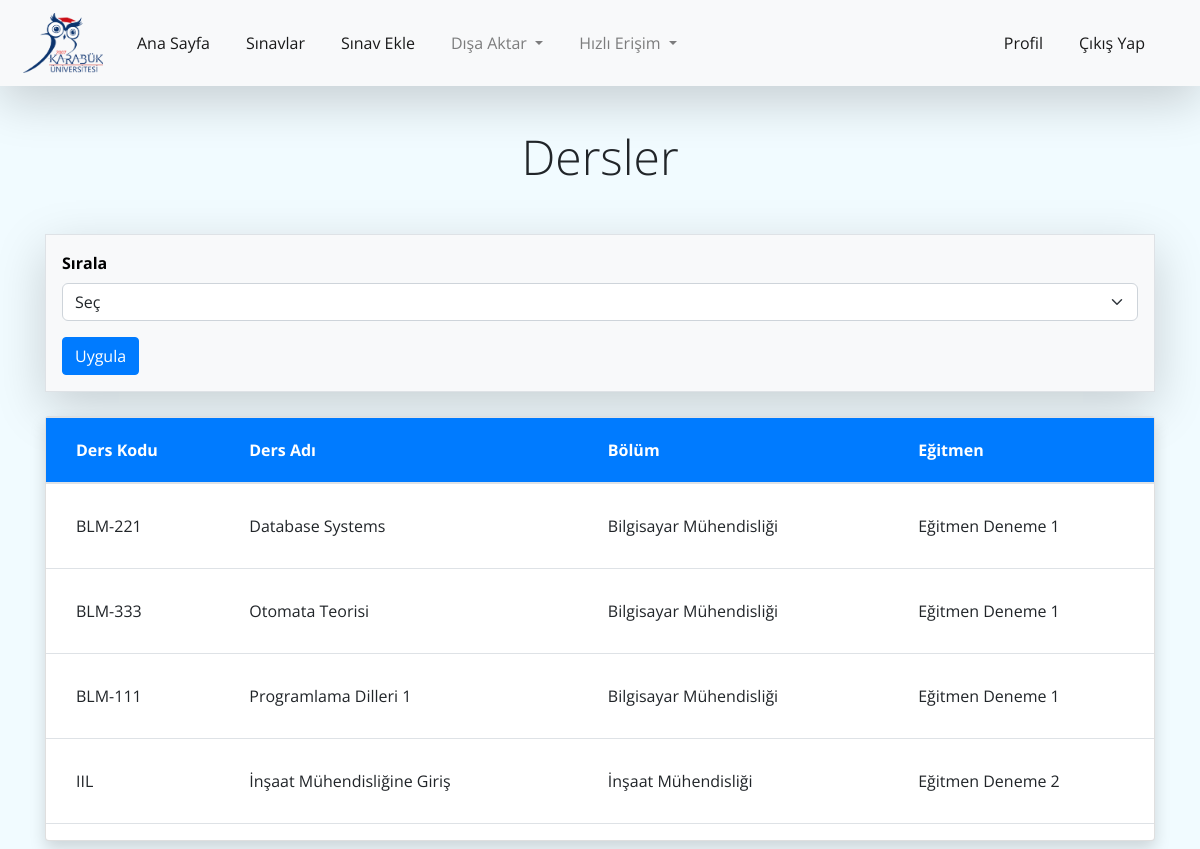
The page /course-list (signed in) on the database its author committed.
### university/models.py (models this page shows, shortened)
class Course(models.Model):
    course_code = models.CharField(max_length=50, unique=True)
    course_name = models.CharField(max_length=150, unique=True)
    unit = models.ManyToManyField(Unit, related_name="courses")
    department = models.ForeignKey(
        Department, on_delete=models.SET_NULL, null=True, related_name="courses")
    instructor = models.ForeignKey(
        Instructor, on_delete=models.SET_NULL, null=True, related_name="courses")
    student_count = models.IntegerField(default=0)
    slug = models.SlugField(max_length=100, blank=True, editable=False)

class Department(models.Model):
    department_name = models.CharField(max_length=150, unique=True)
    building = models.ForeignKey(Building,
                                 max_length=150, on_delete=models.SET_NULL, null=True, related_name="departments")
    slug = models.SlugField(max_length=100, blank=True, editable=False)
    def __str__(self):
        return self.department_name

### instructor/models.py (models this page shows, shortened)
class Instructor(AbstractBaseUser):
    email = models.EmailField(verbose_name="email", max_length=90, unique=True)
    first_name = models.CharField(verbose_name="first name", max_length=200)
    last_name = models.CharField(verbose_name="last name", max_length=200)
    department = models.ForeignKey("university.Department", on_delete=models.SET_NULL,
                                   null=True, default="", blank=True, verbose_name="department")
    phone = models.CharField(verbose_name="phone", max_length=20)
    date_joined = models.DateTimeField(
        verbose_name="date joined", auto_now_add=True)
    last_login = models.DateTimeField(
        verbose_name="last login", auto_now=True)
    is_instructor = models.BooleanField(default=False, blank=True, null=True)
    is_admin = models.BooleanField(default=False)
    is_active = models.BooleanField(default=True)
    is_staff = models.BooleanField(default=False)
    is_superuser = models.BooleanField(default=False)
    profile_image = models.ImageField(
        upload_to="profile_images", blank=True, null=True, default="/default_images/default_profile.png")
    objects = MyAccountManager()
    USERNAME_FIELD = 'email'
    REQUIRED_FIELDS = ['first_name', 'last_name']
    def full_name(self):
        return f'{self.first_name} {self.last_name}'
    def get_absolute_url(self):
        return reverse("profile", args=[self.id])
    def __str__(self):
        return self.full_name()

### university/views.py (the view)
# urls.py: path('course-list', login_required(views.course_list), name='course-list'),
def course_list(request):
    context = {}
    courses = Course.objects.all()
    context['courses'] = courses.order_by("course_name")
    if request.method == 'POST':
        order_method = request.POST['order_by']
        context['courses'] = courses.order_by(order_method)
    return render(request, 'university/course_list.html', context)

### university/templates/university/course_list.html (shortened to what this page needs)
{% extends 'base.html' %} {% load static %} {% block title %}Dersler {% endblock%}
{% block links %}
<link rel="stylesheet" href="{% static 'university/course_list.css' %}" />
{% endblock %} {% block content %}
<div class="container">
	<h1 class="text-center m-5 display-5">Dersler</h1>
	<form method="POST" class="form border p-3 shadow-lg bg-light text-black">
		<div class="form-group">
			<label for="order_by" class="font-weight-bold">Sırala</label>
			<select name="order_by" id="order_by" class="form-select">
				<option value="course_code" selected>Seç </option>
			</select>
		</div>
		<button type="submit" class="btn btn-primary">Uygula</button>
	</form>
	<section id="courses">
		<div class="card shadow mt-4 mb-2" style="width: 100%">
			<table class="table table-hover">
				<thead>
					<tr>
						<th scope="col" class="bg-primary text-white">Ders Kodu</th>
						<th scope="col" class="bg-primary text-white">Ders Adı</th>
						<th scope="col" class="bg-primary text-white">Bölüm</th>
						<th scope="col" class="bg-primary text-white">Eğitmen</th>
					</tr>
				</thead>
				<tbody>
					{% for course in courses %}
					<tr>
						<td>{{course.course_code}}</td>
						<td>{{course.course_name}}</td>
						<td>{{course.department}}</td>
						<td>{{course.instructor}}</td>
					</tr>
					{% endfor %}
				</tbody>
			</table>
		</div>
	</section>
</div>
{% endblock %}

### static/style/base.css (style rules this page uses)
* { font-family: "Open Sans", "Lato", sans-serif; }
.container { padding-top: 80px; }
.body { background-color: rgb(241, 251, 255); }

### university/static/university/course_list.css (style rules this page uses)
.table th { padding: 20px 0px 20px 30px; }
.table td { padding: 30px 0px 30px 30px; }

### rows shown on the page
Course: course_code "BLM-221", course_name "Database Systems", department "Bilgisayar Mühendisliği", instructor "Eğitmen Deneme 1"
Course: course_code "BLM-333", course_name "Otomata Teorisi", department "Bilgisayar Mühendisliği", instructor "Eğitmen Deneme 1"
Course: course_code "BLM-111", course_name "Programlama Dilleri 1", department "Bilgisayar Mühendisliği", instructor "Eğitmen Deneme 1"
Course: course_code "IIL", course_name "İnşaat Mühendisliğine Giriş", department "İnşaat Mühendisliği", instructor "Eğitmen Deneme 2"
